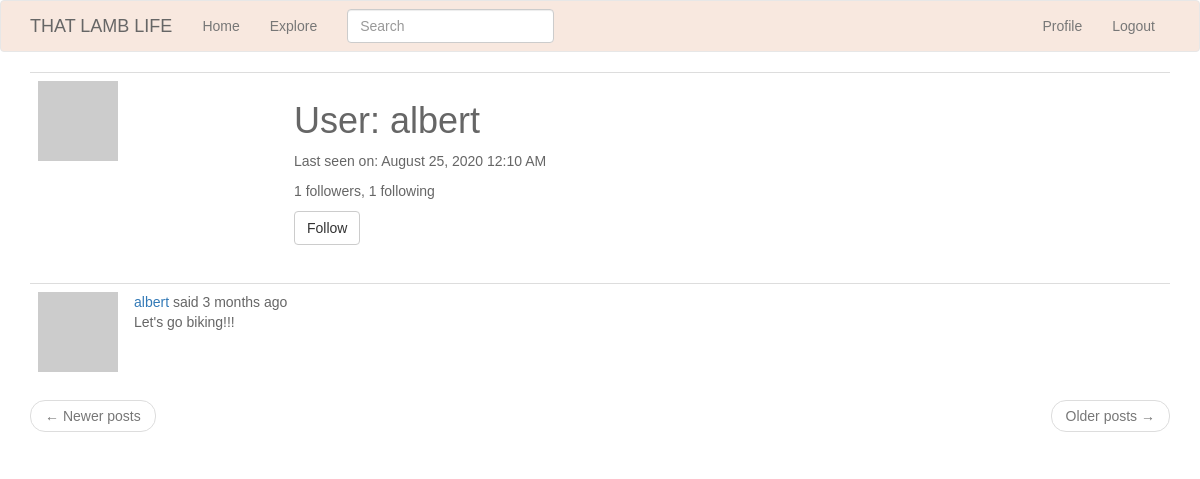
The app's page /user/albert (signed in) with its own data.
### app/models.py (models this page shows, shortened)
class User(UserMixin, db.Model):
    id = db.Column(db.Integer, primary_key=True)
    username = db.Column(db.String(64), index=True, unique=True)
    email = db.Column(db.String(120), index=True, unique=True)
    password_hash = db.Column(db.String(128))
    posts = db.relationship('Post', backref='author', lazy='dynamic')
    about_me = db.Column(db.String(140))
    last_seen = db.Column(db.DateTime, default=datetime.utcnow)
    followed = db.relationship(
        'User', secondary=followers,
        primaryjoin=(followers.c.follower_id == id),
        secondaryjoin=(followers.c.followed_id == id),
        backref=db.backref('followers', lazy='dynamic'), lazy='dynamic')
    def avatar(self, size):
        digest = md5(self.email.lower().encode('utf-8')).hexdigest()
        return 'https://www.gravatar.com/avatar/{}?d=identicon&s={}'.format(
            digest, size)
    def is_following(self, user):
        return self.followed.filter(
            followers.c.followed_id == user.id).count() > 0

class SearchableMixin(object):
    @classmethod
    def before_commit(cls, session):
        session._changes = {
            'add': list(session.new),
            'update': list(session.dirty),
            'delete': list(session.deleted)
        }
    @classmethod
    def after_commit(cls, session):
        for obj in session._changes['add']:
            if isinstance(obj, SearchableMixin):
                add_to_index(obj.__tablename__, obj)
        for obj in session._changes['update']:
            if isinstance(obj, SearchableMixin):
                add_to_index(obj.__tablename__, obj)
        for obj in session._changes['delete']:
            if isinstance(obj, SearchableMixin):
                remove_from_index(obj.__tablename__, obj)
        session._changes = None

class Post(SearchableMixin, db.Model):
    __searchable__ = ['body']
    id = db.Column(db.Integer, primary_key=True)
    body = db.Column(db.String(140))
    timestamp = db.Column(db.DateTime, index=True, default=datetime.utcnow)
    user_id = db.Column(db.Integer, db.ForeignKey('user.id'))
    language = db.Column(db.String(5))

### app/main/routes.py (the view)
@bp.route('/user/<username>')
@login_required
def user(username):
    user = User.query.filter_by(username=username).first_or_404()
    page = request.args.get('page', 1, type=int)
    posts = user.posts.order_by(Post.timestamp.desc()).paginate(
        page, current_app.config['POSTS_PER_PAGE'], False)
    next_url = url_for('main.user', username=user.username,
                       page=posts.next_num) if posts.has_next else None
    prev_url = url_for('main.user', username=user.username,
                       page=posts.prev_num) if posts.has_prev else None
    form = EmptyForm()
    return render_template('user.html', user=user, posts=posts.items,
                           next_url=next_url, prev_url=prev_url, form=form)

### app/main/forms.py
class SearchForm(FlaskForm):
    q = StringField(_l('Search'), validators=[DataRequired()])
    def __init__(self, *args, **kwargs):
        if 'formdata' not in kwargs:
            kwargs['formdata'] = request.args
        if 'csrf_enabled' not in kwargs:
            kwargs['csrf_enabled'] = False
        super(SearchForm, self).__init__(*args, **kwargs)

class EmptyForm(FlaskForm):
    submit = SubmitField('Submit')

### app/main/routes.py (called while the page is built)
@bp.before_app_request
def before_request():
    if current_user.is_authenticated:
        current_user.last_seen = datetime.utcnow()
        db.session.commit()
        g.search_form = SearchForm()
    g.locale = str(get_locale())

### app/models.py (called while the page is built)
@login.user_loader
def load_user(id):
    return User.query.get(int(id))

### app/templates/user.html (shortened to what this page needs)
{% extends "base.html" %}
  {% block app_content %}
      <table class="table table-hover">
          <tr>
              <td width="256px"><img src="{{ user.avatar(256) }}"></td>
              <td>
                  <h1>{{ _('User') }}: {{ user.username }}</h1>
                  {% if user.last_seen %}
                  <p>{{ _('Last seen on') }}: {{ moment(user.last_seen).format('LLL') }}</p>
                  {% endif %}
                  <p>{{ _('%(count)d followers', count=user.followers.count()) }}, {{ _('%(count)d following', count=user.followed.count()) }}</p>
                  {% if user == current_user %}
                  <p><a href="{{ url_for('main.edit_profile') }}">{{ _('Edit your profile') }}</a></p>
                  {% elif not current_user.is_following(user) %}
                  <p>
                      <form action="{{ url_for('main.follow', username=user.username) }}" method="post">
                          {{ form.submit(value=_('Follow'), class_='btn btn-default') }}
                      </form>
                  </p>
                  {% endif %}
              </td>
          </tr>
      </table>
      {% for post in posts %}
          {% include '_post.html' %}
      {% endfor %}
      <nav aria-label="...">
          <ul class="pager">
              <li class="previous{% if not prev_url %} disabled{% endif %}">
                  <a href="{{ prev_url or '#' }}">
                      <span aria-hidden="true">&larr;</span> {{ _('Newer posts') }}
                  </a>
              </li>
              <li class="next{% if not next_url %} disabled{% endif %}">
                  <a href="{{ next_url or '#' }}">
                      {{ _('Older posts') }} <span aria-hidden="true">&rarr;</span>
                  </a>
              </li>
          </ul>
      </nav>
  {% endblock %}

### app/templates/_post.html (shortened to what this page needs)
  <table class="table table-hover">
      <tr>
          <td width="70px">
                <a href="{{ url_for('main.user', username=post.author.username) }}">
                  <img src="{{ post.author.avatar(70) }}" />
              </a>
          </td>
          <td>
                {{ _('%(username)s said %(when)s',
                    username=user_link, when=moment(post.timestamp).fromNow()) }}
                <br>
                <span id="post{{ post.id }}">{{ post.body }}</span>
            </td>
        </tr>
    </table>

### app/static/style.css (style rules this page uses)
body { margin: 0; padding: 0; font-family: 'Arial', 'Microsoft JhengHei', sans-serif; color: #666; }

### records on screen
User: username "albert", last_seen "August 25, 2020 12:10 AM"
Post: body "Let's go biking!!!"
